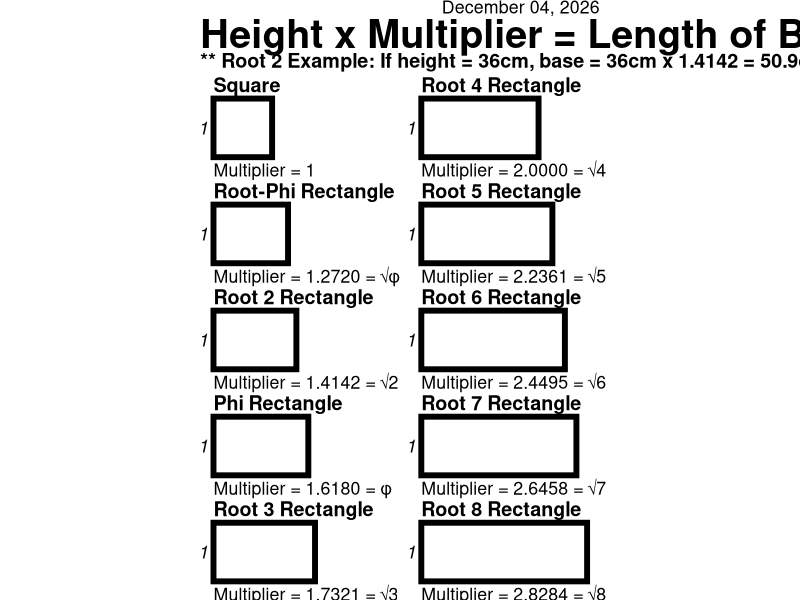

Here is the R script that generated this plot:
## ---- chunk 1
#| label: setup

library(ggplot2)

##### Key tuning parameters if you need adjustments:
#####   
#####   title_space — room above each rectangle for the title
#####   caption_space — room below each rectangle for the caption
#####   row_gap — breathing room between rows
#####   margin — internal margin (your YAML handles page margins)
#####   title_offset — distance from title text to top of rectangle
#####   caption_offset — distance from caption text to bottom of rectangle
#####   header_height — space for main title and date
#####   rect_h <- 1.25   # inches - increase/decrease until rectangles are desired size

sqrt_phi <- sqrt((1 + sqrt(5)) / 2)  # sqrt of phi = 1.2720196495
phi      <- (1 + sqrt(5)) / 2        # phi = 1.6180339887

# Editable title and date
chart_title <- "Height x Multiplier = Length of Base"
chart_date <- format(Sys.Date(), "%B %d, %Y")

# Ratios ordered by base length (ratio value)
ratios <- list(
  list(name = "Square",              ratio = 1,        label = "Multiplier = 1"),
  list(name = "Root-Phi Rectangle",  ratio = sqrt_phi, label = sprintf("Multiplier = %.4f = √φ", sqrt_phi)),
  list(name = "Root 2 Rectangle",    ratio = sqrt(2),  label = sprintf("Multiplier = %.4f = √2", sqrt(2))),
  list(name = "Phi Rectangle",       ratio = phi,      label = sprintf("Multiplier = %.4f = φ",  phi)),
  list(name = "Root 3 Rectangle",    ratio = sqrt(3),  label = sprintf("Multiplier = %.4f = √3", sqrt(3))),
  list(name = "Root 4 Rectangle",    ratio = sqrt(4),  label = sprintf("Multiplier = %.4f = √4", sqrt(4))),
  list(name = "Root 5 Rectangle",    ratio = sqrt(5),  label = sprintf("Multiplier = %.4f = √5", sqrt(5))),
  list(name = "Root 6 Rectangle",    ratio = sqrt(6),  label = sprintf("Multiplier = %.4f = √6", sqrt(6))),
  list(name = "Root 7 Rectangle",    ratio = sqrt(7),  label = sprintf("Multiplier = %.4f = √7", sqrt(7))),
  list(name = "Root 8 Rectangle",    ratio = sqrt(8),  label = sprintf("Multiplier = %.4f = √8", sqrt(8)))
)

create_frame_sheet <- function(page_width, page_height) {
  margin <- 0.0
  work_width <- page_width - 2 * margin
  work_height <- page_height - 2 * margin
  
  # Reserve space for header
  header_height <- 1.00   # ADJUST THIS AS NEEDED
  content_top <- work_height - header_height
  
  # Two columns
  col_gap <- 0.3
  col_width <- (work_width - col_gap) / 2
  
  # 5 rectangles per column
  n_per_col <- 5
  
  # FIXED HEIGHT FOR ALL RECTANGLES - ADJUST THIS VALUE
  rect_h <- 1.10  # inches - increase/decrease until rectangles are desired size
  
  # Fixed spacing for title and caption
  title_space <- 0.22   # space above rectangle for title
  caption_space <- 0.22 # space below rectangle for caption
  
  # Calculate row_gap from remaining space
  total_row_height <- title_space + rect_h + caption_space
  total_content_needed <- n_per_col * total_row_height
  remaining_space <- content_top - total_content_needed
  row_gap <- 0.45   #remaining_space / (n_per_col - 1)  # distribute remaining space as gaps
  
  # Distance from text to rectangle edge (increase for more separation)
  title_offset <- 0.12
  caption_offset <- 0.12
  
  # Left margin within each column for "h" label
  left_pad <- 0.25
  
  rects <- data.frame(
    xmin = numeric(), xmax = numeric(), 
    ymin = numeric(), ymax = numeric(),
    title = character(), caption = character(),
    title_x = numeric(), title_y = numeric(),
    caption_x = numeric(), caption_y = numeric(),
    h_x = numeric(), h_y = numeric(),
    stringsAsFactors = FALSE
  )
  
  for (i in seq_along(ratios)) {
    r <- ratios[[i]]
    
    # Determine column (1-5 in col 1, 6-10 in col 2)
    col <- ifelse(i <= n_per_col, 1, 2)
    row_in_col <- ifelse(i <= n_per_col, i, i - n_per_col)
    
    # Column left edge
    col_left <- ifelse(col == 1, 0, col_width + col_gap)
    
    # Calculate vertical position from top down
    # Row 1 starts at content_top, each subsequent row is below
    row_top <- content_top - (row_in_col - 1) * (title_space + rect_h + caption_space + row_gap)
    
    # Position elements within row
    rect_top <- row_top - title_space
    rect_bottom <- rect_top - rect_h
    
    # Position text with offset from rectangle edges
    title_y <- rect_top + title_offset
    caption_y <- rect_bottom - caption_offset
    
    # Width based on aspect ratio (width = height * ratio)
    rect_w <- rect_h * r$ratio
    
    # Left-align within column
    rect_left <- col_left + left_pad
    
    rects <- rbind(rects, data.frame(
      xmin = rect_left,
      xmax = rect_left + rect_w,
      ymin = rect_bottom,
      ymax = rect_top,
      title = r$name,
      caption = r$label,
      title_x = rect_left,
      title_y = title_y,
      caption_x = rect_left,
      caption_y = caption_y,
      h_x = rect_left - 0.10,
      h_y = (rect_top + rect_bottom) / 2
    ))
  }
  
  # Header positions
  header_y <- work_height - header_height / 2
  
  p <- ggplot2::ggplot() +
    # Header: title on left, date above
    ggplot2::annotate("text", x = 0, y = 9.5, label = "** Root 2 Example: If height = 36cm, base = 36cm x 1.4142 = 50.9cm",
                      size = 5, fontface = "bold", hjust = 0, vjust = 0.5) +
    ggplot2::annotate("text", x = 0, y = 10, label = chart_title,
                      size = 10, fontface = "bold", hjust = 0, vjust = 0.5) +
    ggplot2::annotate("text", x = work_width, y = 10.5, label = chart_date,
                      size = 4.5, hjust = 1, vjust = 0.5) +
    # Rectangles
    ggplot2::geom_rect(
      data = rects,
      ggplot2::aes(xmin = xmin, xmax = xmax, ymin = ymin, ymax = ymax),
      fill = NA, color = "black", linewidth = 2
    ) +
    ggplot2::geom_text(
      data = rects,
      ggplot2::aes(x = title_x, y = title_y, label = title),
      size = 5, fontface = "bold", hjust = 0, vjust = 0
    ) +
    ggplot2::geom_text(
      data = rects,
      ggplot2::aes(x = caption_x, y = caption_y, label = caption),
      size = 4.5, hjust = 0, vjust = 1
    ) +
    ggplot2::geom_text(
      data = rects,
      ggplot2::aes(x = h_x, y = h_y, label = "1"),
      size = 4.5, fontface = "italic", hjust = 1
    ) +
    ggplot2::coord_fixed(ratio = 1, xlim = c(0, work_width), ylim = c(0, work_height), clip = "off") +
    ggplot2::theme_void() +
    ggplot2::theme(
      plot.margin = ggplot2::margin(5, 5, 5, 5),
      aspect.ratio = NULL
    )
  
  p
}
## ---- chunk 2
#| label: portrait
#| fig-width: 7.5
#| fig-height: 10
#| fig-align: left

create_frame_sheet(7.5, 10)
